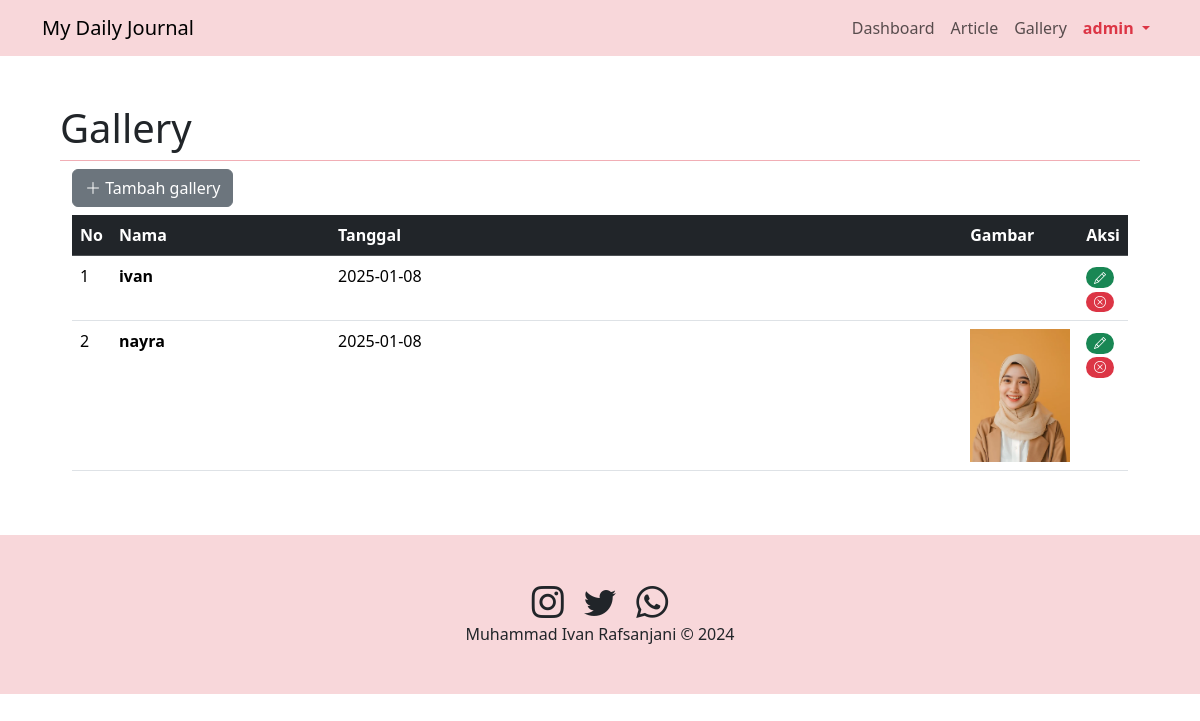
The page /admin.php?page=gallery (signed in) on the database its author committed.
### tables this page shows
CREATE TABLE `gallery` (
  `id` int(4) NOT NULL,
  `nama` varchar(255) NOT NULL,
  `gambar` varchar(255) NOT NULL,
  `tanggal` date NOT NULL
);

### gallery.php (the view, shortened to what this page needs)
<?php
include "koneksi.php";
?>
<div class="container">
<button type="button" class="btn btn-secondary mb-2" data-bs-toggle="modal" data-bs-target="#modalTambah">
    <i class="bi bi-plus-lg"></i> Tambah gallery
</button>
    <div class="row">
        <div class="table-responsive">
            <table class="table table-hover">
                <thead class="table-dark">
                    <tr>
                        <th>No</th>
                        <th class="w-25">Nama</th>
                        <th class="w-75">Tanggal</th>
                        <th class="w-25">Gambar</th>
                        <th class="w-25">Aksi</th>
                    </tr>
                </thead>
                <tbody>
                    <?php
                    $sql = "SELECT * FROM gallery ORDER BY tanggal DESC";
                    $hasil = $conn->query($sql);
                    $no = 1;
                    while ($row = $hasil->fetch_assoc()) {
                    ?>
                        <tr>
                            <td><?= $no++ ?></td>
                            <td>
                                <strong><?= $row["nama"] ?></strong>
                            </td>
                            <td> <?= $row["tanggal"] ?></td>
                            <td>
                                <?php
                                if ($row["gambar"] != '') {
                                    if (file_exists('gambar/' . $row["gambar"] . '')) {
                                ?>
                                        <img src="gambar/<?= $row["gambar"] ?>" width="100">
                                <?php
                                    }
                                }
                                ?>
                            </td>
                            <td>
                                <a href="#" title="edit" class="badge rounded-pill text-bg-success" data-bs-toggle="modal" data-bs-target="#modalEdit<?= $row["id"] ?>"><i class="bi bi-pencil"></i></a>
                                <a href="#" title="delete" class="badge rounded-pill text-bg-danger" data-bs-toggle="modal" data-bs-target="#modalHapus<?= $row["id"] ?>"><i class="bi bi-x-circle"></i></a>
                            </td>
                        </tr>
                    <?php
                    }
                    ?>
                </tbody>
            </table>
        </div>
    </div>
</div>

### rows shown on the page
gallery: nama "ivan", tanggal "2025-01-08"
gallery: nama "nayra", tanggal "2025-01-08", gambar (picture)

### other values the page prints
$_SESSION['username'] "admin"
$_GET['page'] "Gallery"
